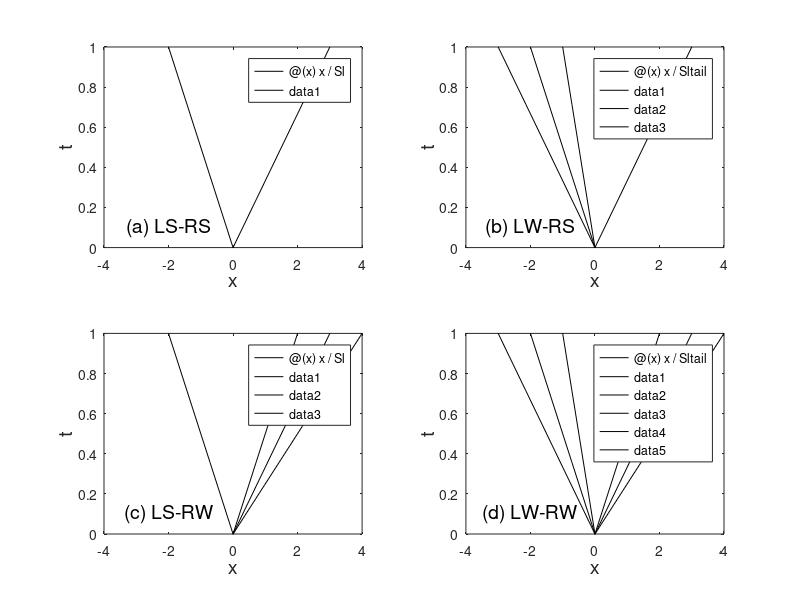

Source code (MATLAB):
%
% Plot: The four admissible solutions of the Riemann problem: (a) left
% shock and right shock,(b) left rarefaction and right shock, (c) left
% shock and right rarefaction, and (d) left rarefaction and right
% rarefaction. Note that the characteristics need not be positioned to the
% left and right of the t-axis, as illustrated here. As long as the left
% wave lies to the left of the right wave, the characteristics may lie
% anywhere on the x-t-plane with t > 0.

clear; clf;

Sl = -2;
Sr = 3;
Sltail = -3;
Slhead = -1;
Srtail = 2;
Srhead = 4;

figure(2);
subplot(2,2,1) % characteristic structure plot
fplot(@(x) x/Sl,'k'); hold on;
fplot(@(x) x/Sr,'k'); hold on;
text(Sl,0.1,['(a) LS-RS'],'fontsize',14,'HorizontalAlignment','center');
axis([2*Sl -2*Sl 0 1]);
xlabel('x','fontsize',14); ylabel('t','fontsize',14);
title([]);


subplot(2,2,2) % characteristic structure plot
fplot(@(x) x/Sltail,'k'); hold on;
fplot(@(x) x/Sl,'k'); hold on;
fplot(@(x) x/Slhead,'k'); hold on;
fplot(@(x) x/Sr,'k'); hold on;
text(Sl,0.1,['(b) LW-RS'],'fontsize',14,'HorizontalAlignment','center');
axis([2*Sl -2*Sl 0 1]);
xlabel('x','fontsize',14); ylabel('t','fontsize',14);
title([]);

subplot(2,2,3) % characteristic structure plot
fplot(@(x) x/Sl,'k'); hold on;
fplot(@(x) x/Srtail,'k'); hold on;
fplot(@(x) x/Sr,'k'); hold on;
fplot(@(x) x/Srhead,'k'); hold on;
text(Sl,0.1,['(c) LS-RW'],'fontsize',14,'HorizontalAlignment','center');
axis([2*Sl -2*Sl 0 1]);
xlabel('x','fontsize',14); ylabel('t','fontsize',14);
title([]);

subplot(2,2,4) % characteristic structure plot
fplot(@(x) x/Sltail,'k'); hold on;
fplot(@(x) x/Sl,'k'); hold on;
fplot(@(x) x/Slhead,'k'); hold on;
fplot(@(x) x/Srtail,'k'); hold on;
fplot(@(x) x/Sr,'k'); hold on;
fplot(@(x) x/Srhead,'k'); hold on;
text(Sl,0.1,['(d) LW-RW'],'fontsize',14,'HorizontalAlignment','center');
axis([2*Sl -2*Sl 0 1]);
xlabel('x','fontsize',14); ylabel('t','fontsize',14);
title([]);